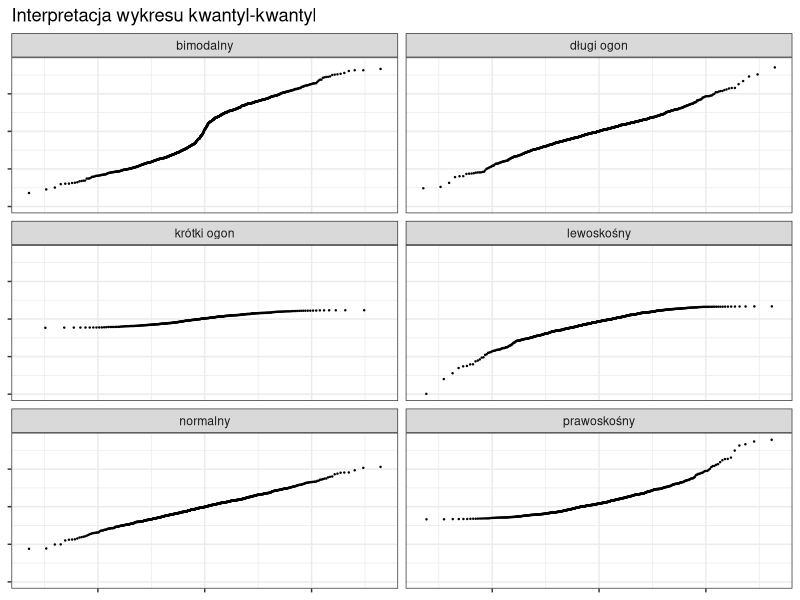

Write the R code that produced this figure.
positive_part <- function(x) {ifelse(x > 0, x, 0)}

random_sample <- function(n, mu = 0, skewness = 0, tailedness = 0){
        sigma = 1
        reject_skewness <- function(x){
                scale = 1
                # if `skewness` > 0 (means data are right-skewed), then small values of x will be rejected
                # with higher probability.
                l <- exp(-scale * skewness * x)
                l/(1 + l)
        }
        
        reject_tailedness <- function(x){
                scale = 1
                # if `tailedness` < 0 (means data are lightly-tailed), then big values of x will be rejected with
                # higher probability.
                l <- exp(-scale * tailedness * abs(x))
                l/(1 + l)
        }
        
        w = positive_part((1 - exp(-0.5 * tailedness)))/(1 + exp(-0.5 * tailedness))
        
        filter <- function(x){
                accept <- runif(length(x)) > reject_tailedness(x) * reject_skewness(x)
                x[accept]
        }
        
        result <- filter(mu + sigma * ((1 - w) * rnorm(n) + w * rt(n, 5)))
        while (length(result) < n) {
                result <- c(result, filter(mu + sigma * ((1 - w) * rnorm(n) + w * rt(n, 5))))
        }
        result[1:n]
}

multimodal <- function(n, Mu, skewness = 0, tailedness = 0) {
        # Deal with the bimodal case.
        mumu <- as.numeric(Mu %*% rmultinom(n, 1, rep(1, length(Mu))))
        mumu + random_sample(n, skewness = skewness, tailedness = tailedness)
}

# if (input$modality == "Unimodal") {
# mu = 0
# # For `Bimodal` choice, we fix the two modes at -2 and 2.
# mu = c(-2, 2)

set.seed(1215)
n=1000
scale = 1000

sample1 <- multimodal(n, 0, skewness = scale * 0, tailedness = scale * 0)
normalny <- data.frame(values = sample1, type='normalny')

sample1 <- multimodal(n, c(-2, 2), skewness = scale * 0, tailedness = scale * 0)
bimodalny <- data.frame(values = sample1, type='bimodalny')

sample1 <- multimodal(n, 0, skewness = scale * 0, tailedness = scale * -1)
light_tailed <- data.frame(values = sample1, type='krótki ogon')

sample1 <- multimodal(n, 0, skewness = scale * 0, tailedness = scale * 1)
high_tailed <- data.frame(values = sample1, type='długi ogon')

sample1 <- multimodal(n, 0, skewness = scale * -0.7, tailedness = scale * 0.7)
lewoskośny <- data.frame(values = sample1, type='lewoskośny')

sample1 <- multimodal(n, 0, skewness = scale * 0.7, tailedness = scale * 0.7)
prawoskośny <- data.frame(values = sample1, type='prawoskośny')

df <- rbind(normalny, bimodalny, light_tailed, high_tailed, lewoskośny, prawoskośny)

library('ggplot2')
p <- ggplot(df, aes(sample=values)) + 
        stat_qq(size=0.2) +
        facet_wrap(~type, ncol=2) +
        ggtitle('Interpretacja wykresu kwantyl-kwantyl') +
        theme_bw() +
        theme(axis.title=element_blank(), axis.text=element_blank())

ggsave(p, file='figs/qq_plot_explained.png', scale=0.8)
